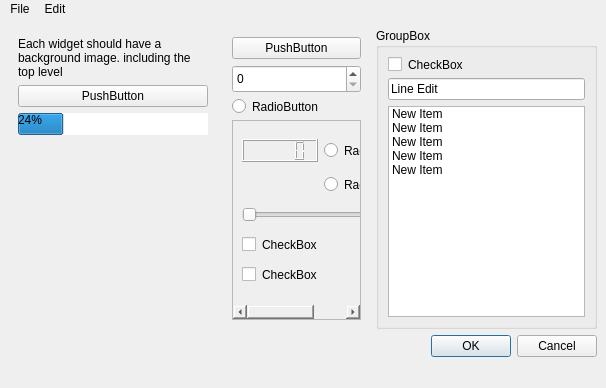
<?xml version="1.0" encoding="UTF-8"?>
<ui version="4.0">
 <class>MainWindow</class>
 <widget class="QMainWindow" name="MainWindow">
  <property name="geometry">
   <rect>
    <x>0</x>
    <y>0</y>
    <width>606</width>
    <height>388</height>
   </rect>
  </property>
  <property name="windowTitle">
   <string>MainWindow</string>
  </property>
  <property name="styleSheet">
   <string notr="true">* {   border-image: url(&quot;images/pushbutton.png&quot;) 6 6 6 6; border-width:6px;  }</string>
  </property>
  <widget class="QWidget" name="centralwidget">
   <layout class="QVBoxLayout" name="verticalLayout_7">
    <item>
     <layout class="QHBoxLayout" name="horizontalLayout_2">
      <item>
       <widget class="QFrame" name="frame_2">
        <layout class="QVBoxLayout" name="verticalLayout_4">
         <item>
          <widget class="QLabel" name="label_2">
           <property name="text">
            <string>Each widget should have a background image. including the top level</string>
           </property>
           <property name="wordWrap">
            <bool>true</bool>
           </property>
          </widget>
         </item>
         <item>
          <widget class="QPushButton" name="pushButton_3">
           <property name="text">
            <string>PushButton</string>
           </property>
          </widget>
         </item>
         <item>
          <widget class="QProgressBar" name="progressBar_2">
           <property name="value">
            <number>24</number>
           </property>
          </widget>
         </item>
         <item>
          <spacer name="verticalSpacer_2">
           <property name="orientation">
            <enum>Qt::Vertical</enum>
           </property>
           <property name="sizeHint" stdset="0">
            <size>
             <width>20</width>
             <height>40</height>
            </size>
           </property>
          </spacer>
         </item>
        </layout>
       </widget>
      </item>
      <item>
       <widget class="QWidget" name="widget_2" native="true">
        <layout class="QVBoxLayout" name="verticalLayout_5">
         <item>
          <widget class="QPushButton" name="pushButton_4">
           <property name="text">
            <string>PushButton</string>
           </property>
          </widget>
         </item>
         <item>
          <widget class="QSpinBox" name="spinBox_2"/>
         </item>
         <item>
          <widget class="QRadioButton" name="radioButton_4">
           <property name="text">
            <string>RadioButton</string>
           </property>
          </widget>
         </item>
         <item>
          <widget class="QScrollArea" name="scrollArea_2">
           <property name="widgetResizable">
            <bool>true</bool>
           </property>
           <widget class="QWidget" name="scrollAreaWidgetContents_2">
            <property name="geometry">
             <rect>
              <x>0</x>
              <y>0</y>
              <width>260</width>
              <height>197</height>
             </rect>
            </property>
            <layout class="QGridLayout" name="gridLayout_2">
             <item row="2" column="0" colspan="2">
              <widget class="QSlider" name="horizontalSlider_2">
               <property name="orientation">
                <enum>Qt::Horizontal</enum>
               </property>
              </widget>
             </item>
             <item row="0" column="0">
              <widget class="QLCDNumber" name="lcdNumber_2"/>
             </item>
             <item row="0" column="1">
              <widget class="QRadioButton" name="radioButton_5">
               <property name="text">
                <string>RadioButton</string>
               </property>
              </widget>
             </item>
             <item row="1" column="1">
              <widget class="QRadioButton" name="radioButton_6">
               <property name="text">
                <string>RadioButton</string>
               </property>
              </widget>
             </item>
             <item row="3" column="0">
              <widget class="QCheckBox" name="checkBox_4">
               <property name="text">
                <string>CheckBox</string>
               </property>
              </widget>
             </item>
             <item row="4" column="0">
              <widget class="QCheckBox" name="checkBox_5">
               <property name="text">
                <string>CheckBox</string>
               </property>
              </widget>
             </item>
            </layout>
           </widget>
          </widget>
         </item>
        </layout>
       </widget>
      </item>
      <item>
       <widget class="QGroupBox" name="groupBox_2">
        <property name="title">
         <string>GroupBox</string>
        </property>
        <layout class="QVBoxLayout" name="verticalLayout_6">
         <item>
          <widget class="QCheckBox" name="checkBox_6">
           <property name="text">
            <string>CheckBox</string>
           </property>
          </widget>
         </item>
         <item>
          <widget class="QLineEdit" name="lineEdit_2">
           <property name="text">
            <string>Line Edit</string>
           </property>
          </widget>
         </item>
         <item>
          <widget class="QListWidget" name="listWidget_2">
           <item>
            <property name="text">
             <string>New Item</string>
            </property>
           </item>
           <item>
            <property name="text">
             <string>New Item</string>
            </property>
           </item>
           <item>
            <property name="text">
             <string>New Item</string>
            </property>
           </item>
           <item>
            <property name="text">
             <string>New Item</string>
            </property>
           </item>
           <item>
            <property name="text">
             <string>New Item</string>
            </property>
           </item>
          </widget>
         </item>
        </layout>
       </widget>
      </item>
     </layout>
    </item>
    <item>
     <widget class="QDialogButtonBox" name="buttonBox">
      <property name="standardButtons">
       <set>QDialogButtonBox::Cancel|QDialogButtonBox::Ok</set>
      </property>
     </widget>
    </item>
   </layout>
  </widget>
  <widget class="QMenuBar" name="menubar">
   <property name="geometry">
    <rect>
     <x>0</x>
     <y>0</y>
     <width>606</width>
     <height>36</height>
    </rect>
   </property>
   <widget class="QMenu" name="menuFile">
    <property name="title">
     <string>File</string>
    </property>
    <addaction name="actionOpen"/>
    <addaction name="actionClose"/>
   </widget>
   <widget class="QMenu" name="menuEdit">
    <property name="title">
     <string>Edit</string>
    </property>
   </widget>
   <addaction name="menuFile"/>
   <addaction name="menuEdit"/>
  </widget>
  <widget class="QStatusBar" name="statusbar"/>
  <action name="actionOpen">
   <property name="text">
    <string>Open</string>
   </property>
  </action>
  <action name="actionClose">
   <property name="text">
    <string>Close</string>
   </property>
  </action>
 </widget>
 <resources/>
 <connections/>
</ui>
